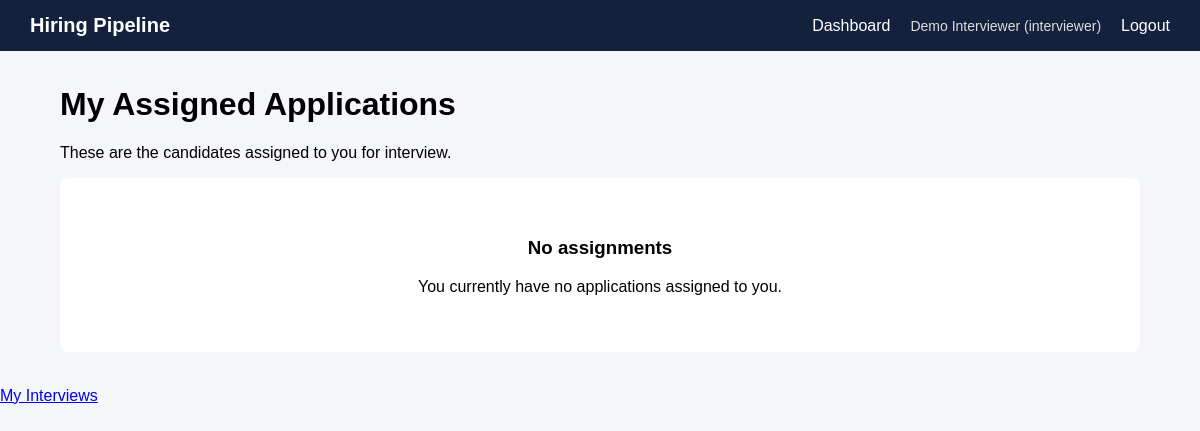
/interviews/my-applications (signed in), run on an earlier commit of the app's database.
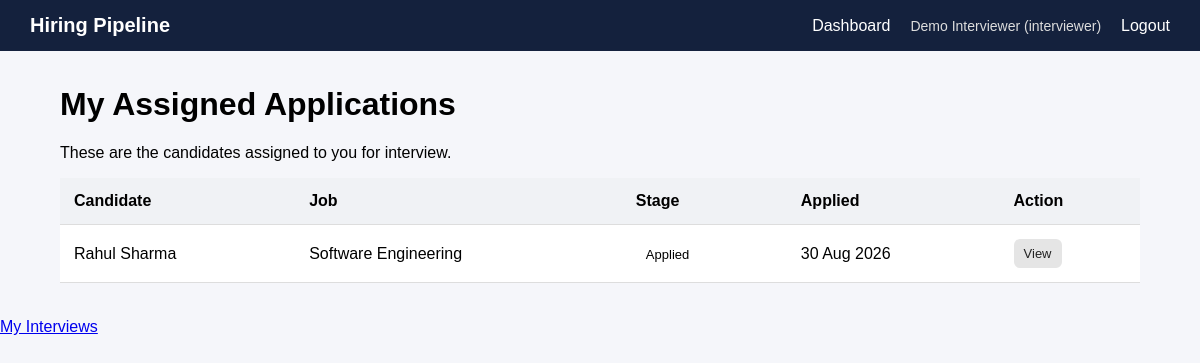
And on a later commit of the database.
### models/application.py (models this page shows)
class Application(db.Model):
    __tablename__ = "applications"
    id = db.Column(
        db.Integer,
        primary_key=True
    )
    job_opening_id = db.Column(
        db.Integer,
        db.ForeignKey("job_openings.id"),
        nullable=False,
        index=True
    )
    candidate_name = db.Column(
        db.String(150),
        nullable=False
    )
    candidate_email = db.Column(
        db.String(150),
        nullable=False,
        index=True
    )
    source = db.Column(
        db.String(100),
        nullable=True
    )
    notes = db.Column(
        db.Text,
        nullable=True
    )
    stage = db.Column(
        db.String(30),
        nullable=False,
        default="Applied",
        index=True
    )
    applied_at = db.Column(
        db.DateTime,
        server_default=db.func.now()
    )
    stage_changed_at = db.Column(
        db.DateTime,
        server_default=db.func.now()
    )
    updated_at = db.Column(
        db.DateTime,
        server_default=db.func.now(),
        onupdate=db.func.now()
    )
    job = db.relationship(
        "JobOpening",
        back_populates="applications"
    )
    events = db.relationship(
        "ApplicationEvent",
        back_populates="application",
        lazy=True,
        order_by="ApplicationEvent.created_at"
    )

### models/job.py (models this page shows)
class JobOpening(db.Model):
    __tablename__ = "job_openings"
    id = db.Column(db.Integer, primary_key=True)
    title = db.Column(
        db.String(150),
        nullable=False
    )
    department = db.Column(
        db.String(100),
        nullable=False
    )
    description = db.Column(
        db.Text,
        nullable=True
    )
    status = db.Column(
        db.String(20),
        nullable=False,
        default="open",
        index=True
    )
    created_at = db.Column(
        db.DateTime,
        server_default=db.func.now()
    )
    updated_at = db.Column(
        db.DateTime,
        server_default=db.func.now(),
        onupdate=db.func.now()
    )
    applications = db.relationship(
        "Application",
        back_populates="job",
        lazy=True
    )
    description = db.Column(
        db.Text,
        nullable=True
    )
    status = db.Column(
        db.String(20),
        nullable=False,
        default="open"
    )
    created_at = db.Column(
        db.DateTime,
        server_default=db.func.now()
    )
    updated_at = db.Column(
        db.DateTime,
        server_default=db.func.now(),
        onupdate=db.func.now()
    )
    applications = db.relationship(
        "Application",
        back_populates="job",
        lazy=True
    )

### routes/interviews.py (the view)
@interviews_bp.route("/my-applications")
@role_required("interviewer")
def my_applications():
    applications = (
        Application.query
        .join(
            ApplicationInterviewer,
            Application.id ==
            ApplicationInterviewer.application_id
        )
        .filter(
            ApplicationInterviewer.interviewer_id ==
            current_user.id
        )
        .order_by(
            Application.applied_at.desc()
        )
        .all()
    )
    return render_template(
        "interviews/my_applications.html",
        applications=applications
    )

### templates/interviews/my_applications.html (shortened to what this page needs)
{% extends "base.html" %}
{% block content %}
<h1>My Assigned Applications</h1>
<p>
    These are the candidates assigned to you for interview.
</p>
{% if applications %}
<table>
    <thead>
        <tr>
            <th>Candidate</th>
            <th>Job</th>
            <th>Stage</th>
            <th>Applied</th>
            <th>Action</th>
        </tr>
    </thead>
    <tbody>
        {% for application in applications %}
        <tr>
            <td>
                {{ application.candidate_name }}
            </td>
            <td>
                {{ application.job.title }}
            </td>
            <td>
                <span class="status">
                    {{ application.stage }}
                </span>
            </td>
            <td>
                {% if application.applied_at %}
                    {{ application.applied_at.strftime(
                        "%d %b %Y"
                    ) }}
                {% endif %}
            </td>
            <td>
                <a
                    href="{{ url_for(
                        'applications.application_detail',
                        application_id=application.id
                    ) }}"
                    class="small-btn"
                >
                    View
                </a>
            </td>
        </tr>
        {% endfor %}
    </tbody>
</table>
{% else %}
<div class="empty-state">
    <h3>No assignments</h3>
    <p>
        You currently have no applications assigned to you.
    </p>
</div>
{% endif %}
{% endblock %}

What changed in the data, as far as the page shows it:
now on this page (row edited): Application: candidate_name "Rahul Sharma", job "Software Engineering", stage "Applied", applied_at "30 Aug 2026"
Also different on the page:
text no longer shown: "No assignments You currently have no applications assigned to you."
text now shown: "Candidate Job Stage Applied Action"
